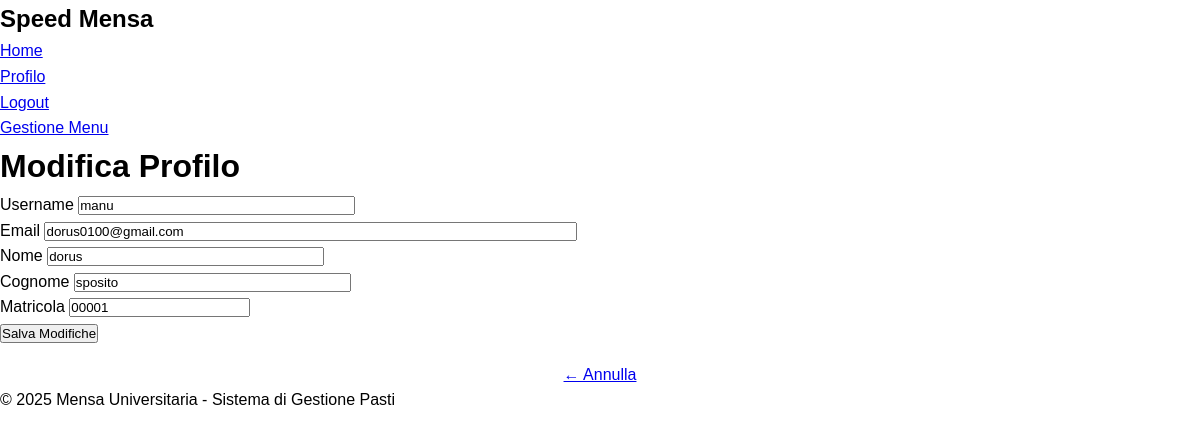
Page /edit_profilo (signed in) on the committed database.
### app/models.py (models this page shows, shortened)
class User(UserMixin, db.Model):
    id: so.Mapped[int] = so.mapped_column(primary_key=True)
    username: so.Mapped[str] = so.mapped_column(sa.String(64), index=True, unique=True)
    email: so.Mapped[str] = so.mapped_column(sa.String(120), index=True, unique=True)
    password_hash: so.Mapped[Optional[str]] = so.mapped_column(sa.String(256))
    nome: so.Mapped[Optional[str]] = so.mapped_column(sa.String(100))
    cognome: so.Mapped[Optional[str]] = so.mapped_column(sa.String(100))
    matricola: so.Mapped[Optional[str]] = so.mapped_column(sa.String(20), unique=True)
    is_gestore: so.Mapped[bool] = so.mapped_column(default=False)
    created_at: so.Mapped[datetime] = so.mapped_column(default=lambda: datetime.now(timezone.utc))
    prenotazioni: so.WriteOnlyMapped['Prenotazione'] = so.relationship(back_populates='utente')
    transazioni: so.WriteOnlyMapped['Transazione'] = so.relationship(back_populates='utente')
    menu_creati: so.WriteOnlyMapped['MenuGiornaliero'] = so.relationship(back_populates='gestore')

### app/routes.py (the view)
@app.route('/edit_profilo', methods=['GET', 'POST'])
@login_required
def edit_profilo():
    form = EditProfileForm(current_user.username, current_user.email, current_user.matricola)
    if form.validate_on_submit():
        current_user.username = form.username.data
        current_user.email = form.email.data
        current_user.nome = form.nome.data
        current_user.cognome = form.cognome.data
        current_user.matricola = form.matricola.data
        db.session.commit()
        flash('Profilo aggiornato con successo!')
        return redirect(url_for('profilo'))
    elif request.method == 'GET':
        form.username.data = current_user.username
        form.email.data = current_user.email
        form.nome.data = current_user.nome
        form.cognome.data = current_user.cognome
        form.matricola.data = current_user.matricola
    return render_template('edit_profilo.html', title='Modifica Profilo', form=form)

### app/forms.py (shortened to what this page needs)
class EditProfileForm(FlaskForm):
    username = StringField('Username', validators=[DataRequired()])
    email = StringField('Email', validators=[DataRequired(), Email()])
    nome = StringField('Nome', validators=[DataRequired(), Length(max=100)])
    cognome = StringField('Cognome', validators=[DataRequired(), Length(max=100)])
    matricola = StringField('Matricola', validators=[DataRequired(), Length(max=20)])
    submit = SubmitField('Salva Modifiche')
    def __init__(self, original_username, original_email, original_matricola, *args, **kwargs):
        super().__init__(*args, **kwargs)
        self.original_username = original_username
        self.original_email = original_email
        self.original_matricola = original_matricola

### app/models.py (called while the page is built)
@login.user_loader
def load_user(id):
    return db.session.get(User, int(id))

### app/templates/edit_profilo.html (shortened to what this page needs)
{% extends "base.html" %} {% block content %}
<div class="form-container">
  <h1>Modifica Profilo</h1>
  <form action="" method="post">
    <p>
      {{ form.username.label }} {{ form.username(size=32) }}
    </p>
    <p>
      {{ form.email.label }} {{ form.email(size=64) }}
    </p>
    <div class="form-row">
      <p>
        {{ form.nome.label }} {{ form.nome(size=32) }}
      </p>
      <p>
        {{ form.cognome.label }} {{ form.cognome(size=32) }}
      </p>
    </div>
    <p>
      {{ form.matricola.label }} {{ form.matricola(size=20) }}
    </p>
    <p>{{ form.submit(class="submit-btn") }}</div>
  <div style="text-align: center; margin-top: 1rem">
    <a href="{{ url_for('profilo') }}" class="btn">← Annulla</a>
  </div>
</div>
{% endblock %}

### app/static/style.css (style rules this page uses)
* { margin: 0; padding: 0; box-sizing: border-box; }
body { font-family: Arial, Helvetica, sans-serif; line-height: 1.6; color: black; background-color: white; }

### rows in the picture
User: username "manu", email "dorus0100@gmail.com", nome "dorus", cognome "sposito", matricola "00001"
